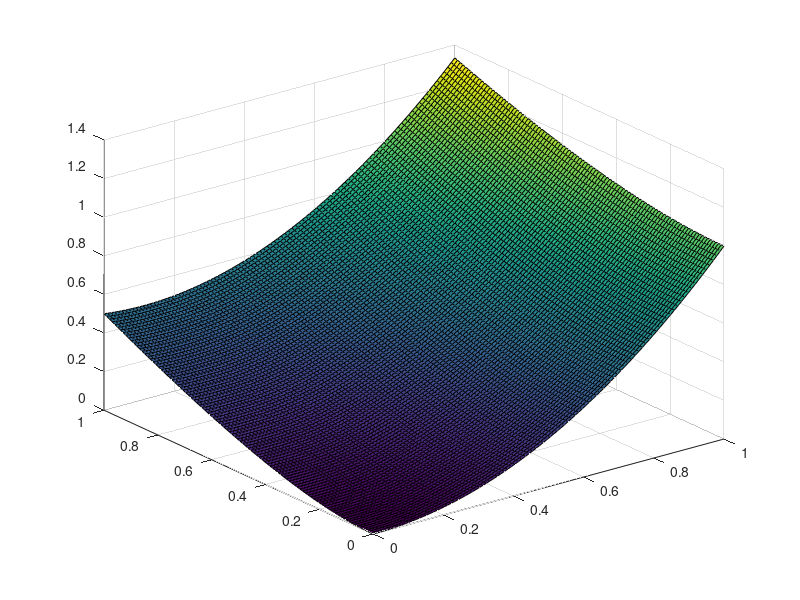

MATLAB code to generate this figure:
f = @(x) sin(x) .* exp(sqrt(x));
g = @(t) [cos(t) sin(t)];
h = @(t) [cos(t) sin(t) t];
k = @(x,y) x.^2 + y.^2 ./ (1 + x + y);

X = linspace(1,3)';
F = f(X);
plot(X,F)

T = linspace(0,2*pi)';
G = g(T);
plot(G(:,1),G(:,2));
axis equal

T = linspace(0,10*pi)';
H = h(T);
plot3(H(:,1),H(:,2),H(:,3));

X = linspace(0,1)';
Y = linspace(0,1)';
[X,Y] = ndgrid(X,Y);
K = k(X,Y);
surf(X,Y,K)
